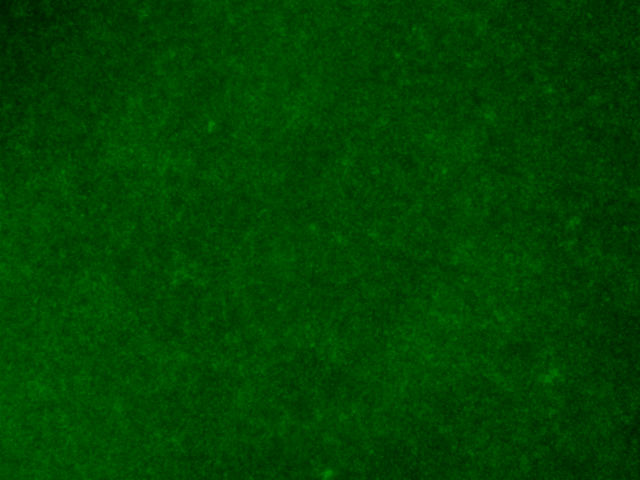
#> input picture biofilm_data/biofilm/NaIO4/NaIO4_20x_XY02_Z160_CH2.tif, 640 x 480 px; its folder holds 3 pictures in this run
$ python dataset.py   (older library calls are emulated)
#> lines starting #> are read from the running program, lines starting #| are printed output that depends on the picture
### utils.py
import cv2
import numpy as np
import matplotlib.pyplot as plt
from pathlib import Path

def load_images(root) -> list[np.ndarray]:
#> called with root = 'biofilm_data/biofilm'
    paths = sorted(
        [*Path(root).rglob("*.tif")],
        key=lambda p: p.as_posix().casefold()
    )
    return [img for p in paths if (img := cv2.imread(str(p), cv2.IMREAD_UNCHANGED)) is not None]
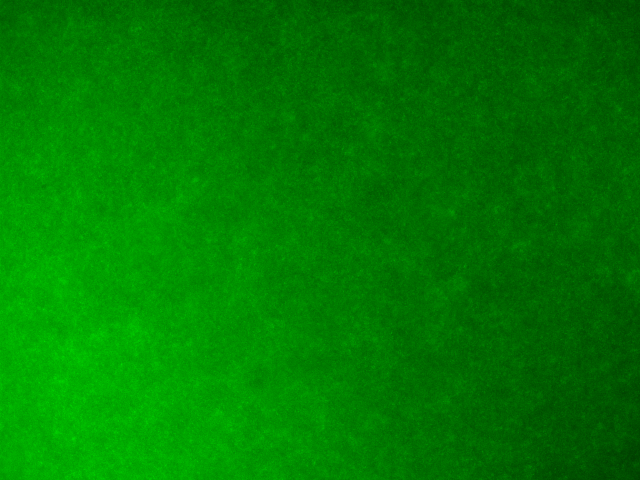
#> input picture biofilm_data/biofilm/NaIO4/NaIO4_20x_XY03_Z160_CH2.tif, 640 x 480 px
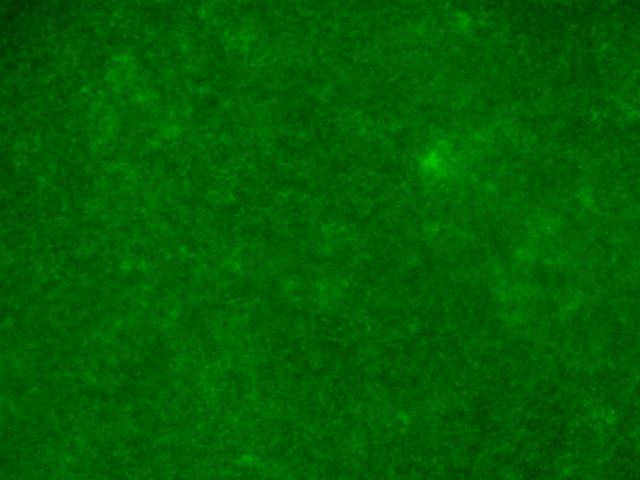
#> input picture biofilm_data/biofilm/NaIO4/NaIO4_20x_XY04_Z160_CH2.tif, 640 x 480 px
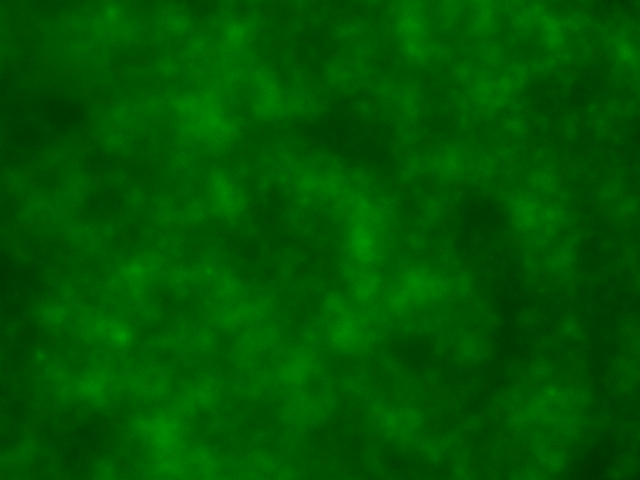
#> input picture biofilm_data/biofilm/Untreated/Untreated_20x_XY01_Z160_CH2.tif, 640 x 480 px

def grayscale(image) -> np.ndarray:
    return image[:,:,1]

def normalize(image) -> np.ndarray:
    return image / np.max(image)

# [14 lines left out: functions display_image, display_grid_of_images, not called in this run]

def rotate_image_90(image) -> np.ndarray:
    return cv2.rotate(image, cv2.ROTATE_90_CLOCKWISE)

def rotate_image_180(image) -> np.ndarray:
    return cv2.rotate(image, cv2.ROTATE_180)

def rotate_image_270(image) -> np.ndarray:
    return cv2.rotate(image, cv2.ROTATE_90_COUNTERCLOCKWISE)

# [39 lines left out: function display_image_pairs, not called in this run]

### data_loading/biofilm_preprocess.py
import cv2
import numpy as np

def threshold_image(image, threshold_method):
    if threshold_method == "iterative":
        return iterative_threshold(image)
    else:
        raise ValueError(f"Invalid threshold method: {threshold_method}")


def get_biofilm_label(image,threshold, label):
    if label == "surface area":
        return get_surface_area(image, threshold)
    else:
        raise ValueError(f"Invalid label: {label}")


def get_surface_area(image, threshold):
    return np.sum(image > threshold) / (image.shape[0] * image.shape[1])


def preprocess_biofilm(image, clip_limit=2.0, tile_size=(8, 8), blur_ksize=(5, 5)):
    if len(image.shape) == 3 and image.shape[2] == 3:
        gray_image = cv2.cvtColor(image, cv2.COLOR_BGR2GRAY)
    else:
        gray_image = image
    clahe = cv2.createCLAHE(clipLimit=clip_limit, tileGridSize=tile_size)
    enhanced_image = clahe.apply(gray_image)
    normalized_image = cv2.normalize(
        src=enhanced_image,
        dst=None,
        alpha=0,
        beta=255,
        norm_type=cv2.NORM_MINMAX,
        dtype=cv2.CV_8U)
    preprocessed_image = cv2.GaussianBlur(normalized_image, blur_ksize, 0)
    return preprocessed_image


def iterative_threshold(image):
    iteration_count = 0
    current_threshold = 127.0
    last_threshold = -1.0
    tolerance = 0.5
    while abs(current_threshold - last_threshold) > tolerance:
        iteration_count += 1
        last_threshold = current_threshold
        background_pixels = image[image <= current_threshold]
        foreground_pixels = image[image > current_threshold]
        if background_pixels.size == 0:
            mean_bg = 0.0
        else:
            mean_bg = np.mean(background_pixels)
        if foreground_pixels.size == 0:
            mean_fg = 255.0
        else:
            mean_fg = np.mean(foreground_pixels)
        current_threshold = (mean_bg + mean_fg) / 2.0
    return int(round(current_threshold))

### data_loading/dataset.py
# src/data_loading/dataset.py

import sys
from pathlib import Path

# Add project root to Python path
project_root = Path(__file__).parent.parent
sys.path.insert(0, str(project_root))

from data_loading.biofilm_preprocess import *
from data_loading.release_preprocess import *
from utils import *


raw_biofilm_images = load_images("biofilm_data/biofilm")
#> raw_biofilm_images = 4 items
raw_release_images = load_images("biofilm_data/release_cells")

release_images = []
biofilm_labels = []
biofilm_release_pairs = []

for image in raw_biofilm_images:
    preprocessed_image = preprocess_biofilm(image)
    threshold = threshold_image(preprocessed_image, threshold_method="iterative")
    label = get_biofilm_label(preprocessed_image, threshold, label="surface area")
    biofilm_labels.append(label)
#> this loop made 4 passes
#> (threshold, label) on passes 1 to 4: (110, 0.447), (114, 0.419), (96, 0.385), (105, 0.377)
#> pass 1, in preprocess_biofilm, `gray_image = cv2.cvtColor(image, cv2.COLOR_BGR2GRAY)`:
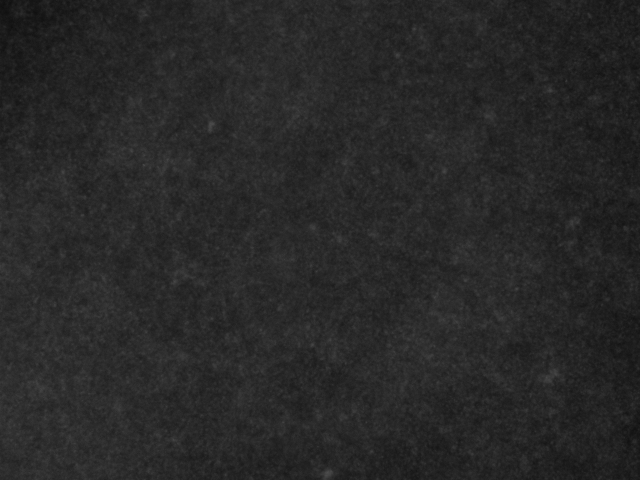
#> gray_image: shape (480, 640); min 15, max 77, mean 39.9
#> pass 1, in preprocess_biofilm, `enhanced_image = clahe.apply(gray_image)`:
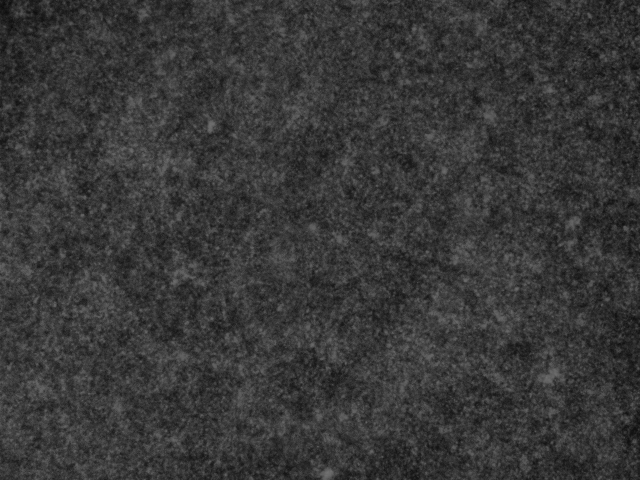
#> enhanced_image: shape (480, 640); min 13, max 114, mean 55.8
#> pass 1, in preprocess_biofilm, `normalized_image = cv2.normalize( src=enhanced_image, dst=None, alpha=..`:
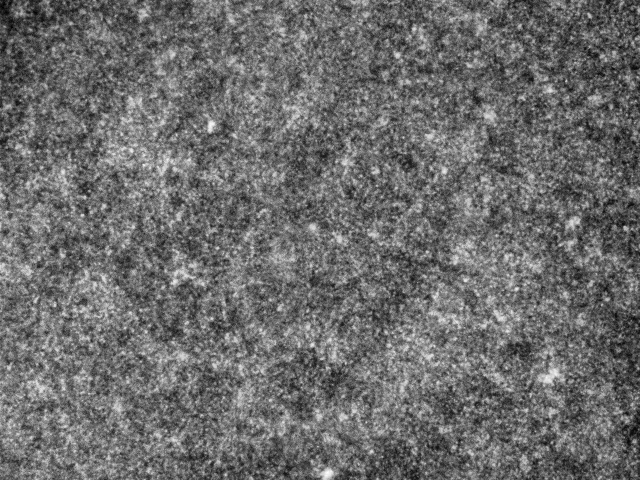
#> normalized_image: shape (480, 640); min 0, max 255, mean 108
#> after the loop:
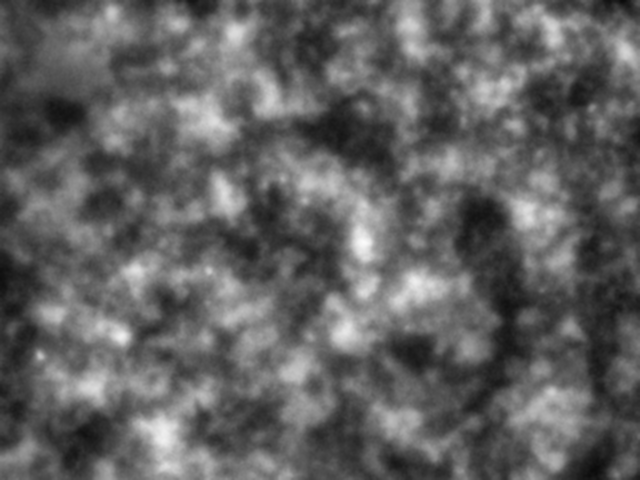
#> preprocessed_image: shape (480, 640); min 10, max 251, mean 97.1
#> after the loop, biofilm_labels = [0.447, 0.419, 0.385, 0.377]

for image in raw_release_images:
    grayscale_image = grayscale(image)
    normalized_image = normalize(grayscale_image)
    release_images.append(normalized_image)
#> after the loop, release_images = []

for release_image, biofilm_label in zip(release_images, biofilm_labels):
    biofilm_release_pairs.append((release_image, biofilm_label))
#> this loop made 0 passes
#> after the loop, biofilm_release_pairs = []

#> (the run stopped early here; a loop or call above may not have finished)
